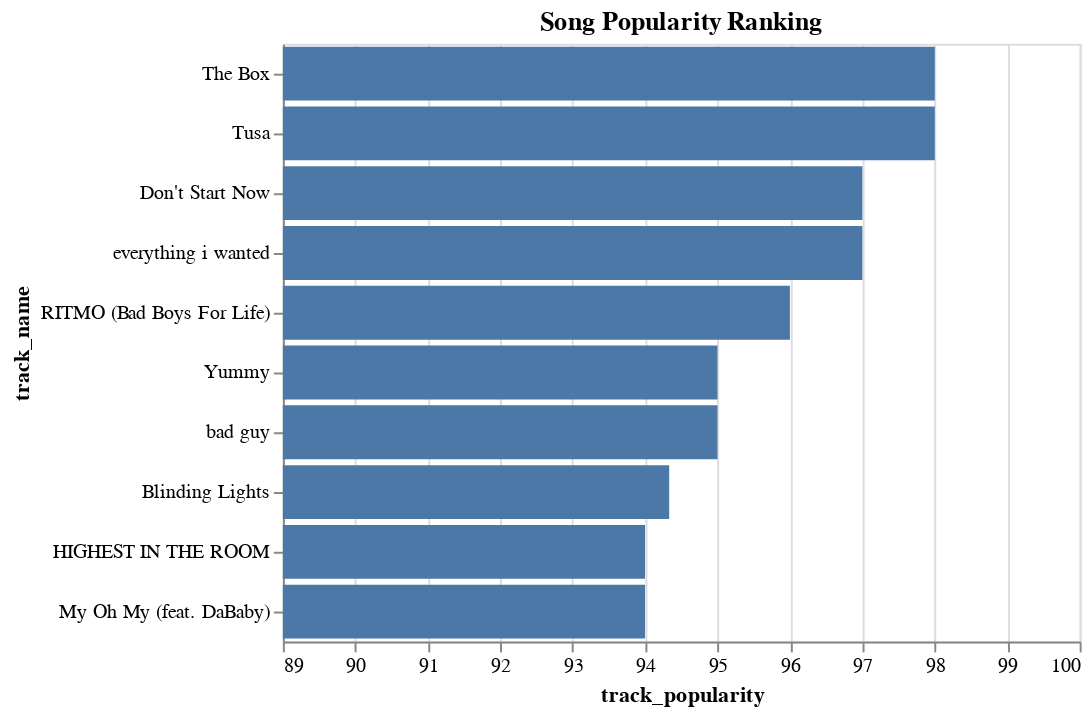

Notebook code cell kept with this figure:
### Code cell
def top_10_popularity_songs():
    popularity_by_songs = df[['track_name','track_popularity']].groupby('track_name').mean('track_popularity').reset_index()
    top10_songs=popularity_by_songs.nlargest(10,"track_popularity")
    popularity_min=top10_songs['track_popularity'].min()-5
    chart = alt.Chart(top10_songs).mark_bar(clip=True).encode(
        x=alt.X("track_popularity",scale=alt.Scale(domain=[popularity_min,100])),
        y=alt.Y("track_name", sort='-x') # sort the x value in descent order
    ).properties(height=300,width=400,title='Song Popularity Ranking')
    return chart.to_html()

### Figure 1 — Vega specification as saved in the notebook (floating-point values rounded to 4 significant figures)
{"$schema": "https://vega.github.io/schema/vega/v5.json", "data": [{"name": "source_0"}, {"name": "data_0", "values": [{"track_name": "The Box", "track_popularity": 98.0, "track_popularity_end": 98.0, "track_popularity_start": 0.0}, {"track_name": "Tusa", "track_popularity": 98.0, "track_popularity_end": 98.0, "track_popularity_start": 0.0}, {"track_name": "Don't Start Now", "track_popularity": 97.0, "track_popularity_end": 97.0, "track_popularity_start": 0.0}, {"track_name": "everything i wanted", "track_popularity": 97.0, "track_popularity_end": 97.0, "track_popularity_start": 0.0}, {"track_name": "RITMO (Bad Boys For Life)", "track_popularity": 96.0, "track_popularity_end": 96.0, "track_popularity_start": 0.0}, {"track_name": "Yummy", "track_popularity": 95.0, "track_popularity_end": 95.0, "track_popularity_start": 0.0}, {"track_name": "bad guy", "track_popularity": 95.0, "track_popularity_end": 95.0, "track_popularity_start": 0.0}, {"track_name": "Blinding Lights", "track_popularity": 94.33, "track_popularity_end": 94.33, "track_popularity_start": 0.0}, {"track_name": "HIGHEST IN THE ROOM", "track_popularity": 94.0, "track_popularity_end": 94.0, "track_popularity_start": 0.0}, {"track_name": "My Oh My (feat. DaBaby)", "track_popularity": 94.0, "track_popularity_end": 94.0, "track_popularity_start": 0.0}]}, {"name": "source_0_y_domain_track_name", "values": [{"sort_field": 98.0, "track_name": "The Box"}, {"sort_field": 98.0, "track_name": "Tusa"}, {"sort_field": 97.0, "track_name": "Don't Start Now"}, {"sort_field": 97.0, "track_name": "everything i wanted"}, {"sort_field": 96.0, "track_name": "RITMO (Bad Boys For Life)"}, {"sort_field": 95.0, "track_name": "Yummy"}, {"sort_field": 95.0, "track_name": "bad guy"}, {"sort_field": 94.33, "track_name": "Blinding Lights"}, {"sort_field": 94.0, "track_name": "HIGHEST IN THE ROOM"}, {"sort_field": 94.0, "track_name": "My Oh My (feat. DaBaby)"}]}], "marks": [{"type": "rect", "name": "marks", "from": {"data": "data_0"}, "encode": {"update": {"ariaRoleDescription": {"value": "bar"}, "y": {"field": "track_name", "scale": "y"}, "height": {"signal": "max(0.25, bandwidth('y'))"}, "fill": {"value": "#4c78a8"}, "x2": {"field": "track_popularity_start", "scale": "x"}, "x": {"field": "track_popularity_end", "scale": "x"}, "description": {"signal": "\"track_popularity: \" + (format(datum[\"track_popularity\"], \"\")) + \"; track_name: \" + (isValid(datum[\"track_name\"]) ? datum[\"track_name\"] : \"\"+datum[\"track_name\"])"}}}, "clip": true, "style": ["bar"]}], "scales": [{"name": "x", "type": "linear", "domain": [89, 100], "range": [0, {"signal": "width"}], "zero": false}, {"name": "y", "type": "band", "domain": {"data": "source_0_y_domain_track_name", "field": "track_name", "sort": {"op": "max", "field": "sort_field", "order": "descending"}}, "range": [0, {"signal": "height"}], "paddingInner": 0.1, "paddingOuter": 0.05}], "axes": [{"scale": "x", "tickCount": {"signal": "ceil(width/40)"}, "ticks": false, "maxExtent": 0, "orient": "bottom", "zindex": 0, "gridScale": "y", "labels": false, "aria": false, "grid": true, "minExtent": 0, "domain": false}, {"scale": "x", "grid": false, "labelOverlap": true, "title": "track_popularity", "tickCount": {"signal": "ceil(width/40)"}, "orient": "bottom", "zindex": 0, "labelFlush": true}, {"scale": "y", "title": "track_name", "zindex": 0, "grid": false, "orient": "left"}], "title": {"text": "Song Popularity Ranking", "frame": "group"}, "padding": 5, "width": 400, "style": "cell", "background": "white", "height": 300}
